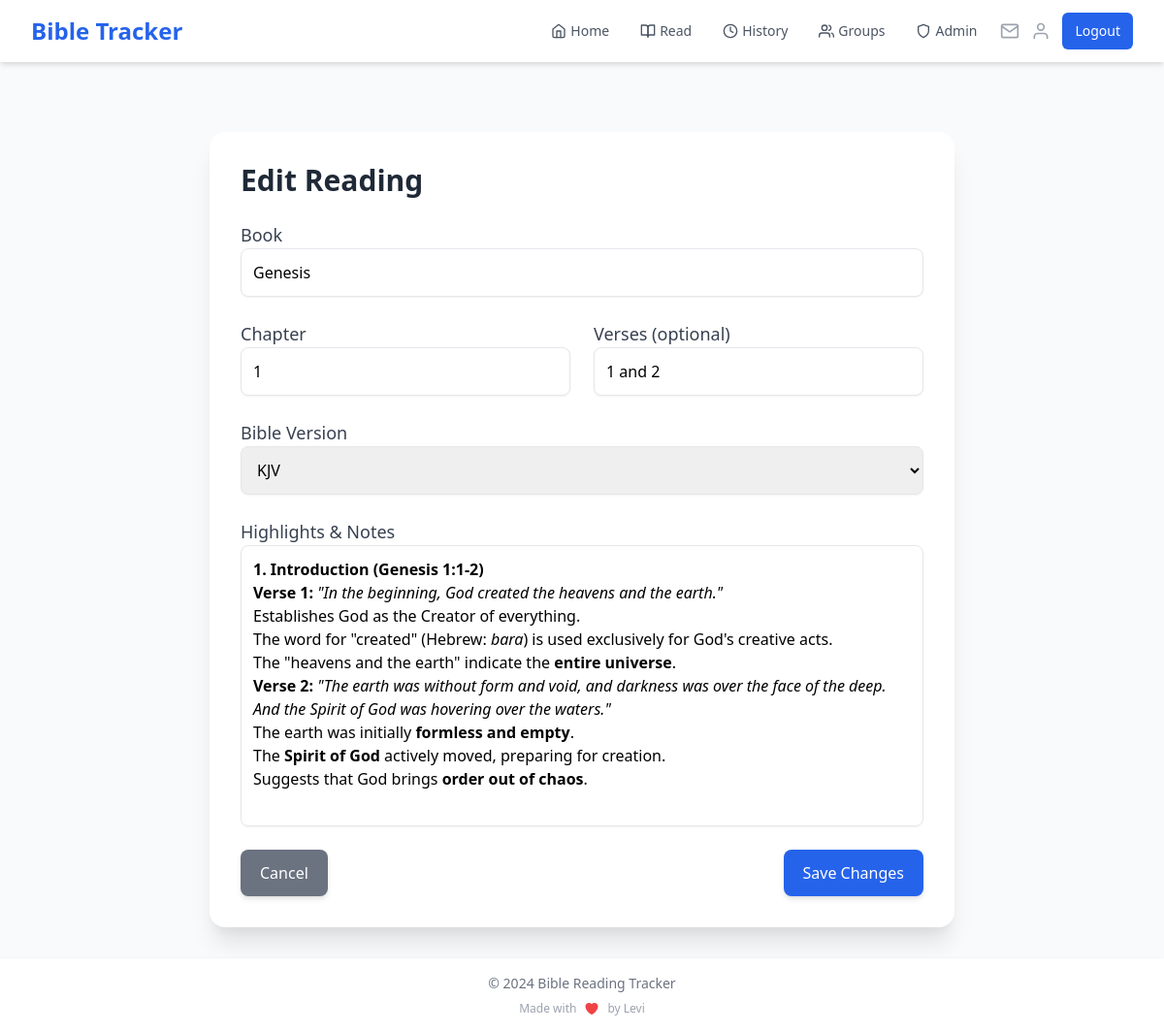
/edit_reading/1 (signed in), run on an earlier commit of the app's database.
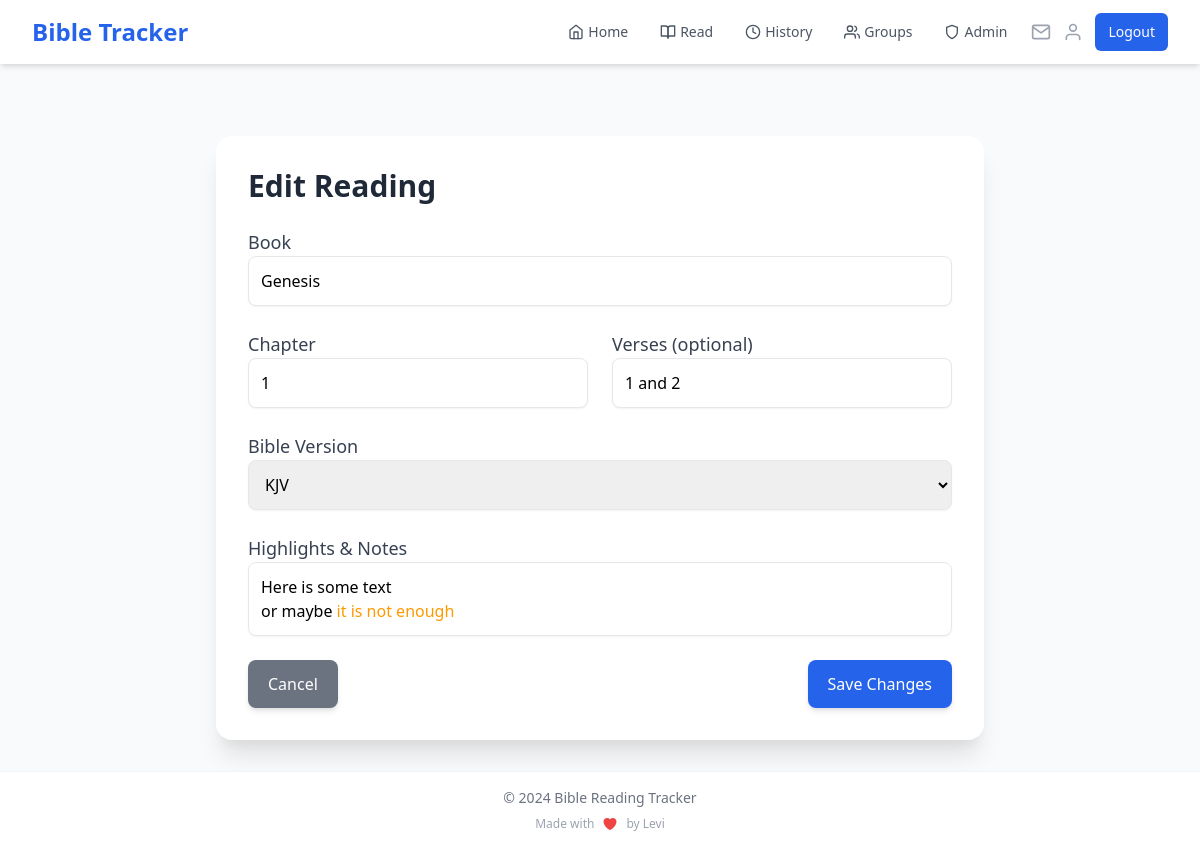
And on a later commit of the database.
### app.py (models this page shows)
class Reading(db.Model):
    __table_args__ = (
        db.Index('idx_user_date', 'user_id', 'date'),
    )
    id = db.Column(db.Integer, primary_key=True)
    user_id = db.Column(db.Integer, db.ForeignKey('user.id'), nullable=False)
    book = db.Column(db.String(50), nullable=False)
    chapter = db.Column(db.Integer, nullable=False)
    verses = db.Column(db.String(200))
    highlights = db.Column(db.Text)
    date = db.Column(db.DateTime, default=datetime.utcnow, index=True)
    bible_version = db.Column(db.String(10), default='KJV')

### app.py (the view, shortened to what this page needs)
@app.route('/edit_reading/<int:reading_id>', methods=['GET', 'POST'])
@login_required
def edit_reading(reading_id):
    reading = Reading.query.filter_by(id=reading_id, user_id=current_user.id).first_or_404()
    return render_template('edit_reading.html', reading=reading, bible_versions=BIBLE_VERSIONS.keys())

### app.py (called while the page is built)
@login_manager.user_loader
def load_user(user_id):
    if 'user_id' in session:
        return User.query.get(int(session['user_id']))
    return None

@app.context_processor
def inject_user_name():
    if current_user.is_authenticated:
        return dict(user_name=current_user.name)
    return dict(user_name='Guest')

@app.context_processor
def inject_invitation_count():
    if current_user.is_authenticated:
        invitation_count = GroupInvitation.query.filter(
            GroupInvitation.email == current_user.email,
            GroupInvitation.used == False,
            GroupInvitation.expires_at > datetime.utcnow()
        ).count()
        return dict(invitation_count=invitation_count)
    return dict(invitation_count=0)

### templates/edit_reading.html (shortened to what this page needs)
{% extends 'base.html' %}
{% block content %}
<div class="max-w-3xl mx-auto mt-10 p-8 bg-white shadow-xl rounded-2xl">
    <h2 class="text-3xl font-semibold text-gray-800 mb-6">Edit Reading</h2>
    <form method="POST" action="{{ url_for('edit_reading', reading_id=reading.id) }}">
        <div class="mb-6">
            <label for="book" class="block text-lg font-medium text-gray-700">Book</label>
            <input type="text" id="book" name="book" class="w-full p-3 border rounded-lg shadow-sm focus:ring-blue-500 focus:border-blue-500" value="{{ reading.book }}" required>
        </div>
        <div class="grid grid-cols-2 gap-6 mb-6">
            <div>
                <label for="chapter" class="block text-lg font-medium text-gray-700">Chapter</label>
                <input type="number" id="chapter" name="chapter" class="w-full p-3 border rounded-lg shadow-sm focus:ring-blue-500 focus:border-blue-500" value="{{ reading.chapter }}" required min="1">
            </div>
            <div>
                <label for="verses" class="block text-lg font-medium text-gray-700">Verses (optional)</label>
                <input type="text" id="verses" name="verses" class="w-full p-3 border rounded-lg shadow-sm focus:ring-blue-500 focus:border-blue-500" value="{{ reading.verses }}" placeholder="e.g., 1-10, 15, 20-25">
            </div>
        </div>
        <div class="mb-6">
            <label for="bible_version" class="block text-lg font-medium text-gray-700">Bible Version</label>
            <select id="bible_version" name="bible_version" class="w-full p-3 border rounded-lg shadow-sm focus:ring-blue-500 focus:border-blue-500">
                {% for version in bible_versions %}
                    <option value="{{ version }}" {% if version == reading.bible_version %}selected{% endif %}>{{ version }}</option>
                {% endfor %}
            </select>
        </div>
        <div class="mb-6">
            <label for="highlights" class="block text-lg font-medium text-gray-700">Highlights & Notes</label>
            <div id="editor" class="border p-3 rounded-lg shadow-sm min-h-[200px]">{{ reading.highlights|safe }}</div>
        </div>
        <div class="flex justify-between mt-6">
            <a href="{{ url_for('history', type='personal') }}" class="px-5 py-3 bg-gray-500 text-white rounded-lg shadow-md hover:bg-gray-600 transition">Cancel</a>
            <button type="submit" class="px-5 py-3 bg-blue-600 text-white rounded-lg shadow-md hover:bg-blue-700 transition">Save Changes</button>
        </div>
    </form>
</div>
<link href="https://cdn.quilljs.com/1.3.6/quill.snow.css" rel="stylesheet">
{% endblock %}

What changed in the data, as far as the page shows it:
changed Reading "Genesis": highlights "1. Introduction (Genesis 1:1-2) Verse 1: \"In the beginning, God created the heavens and the earth.\" Establishes God as the Creator of everything. The word for \"created\" (Hebrew: bara ) is used exclusively for God's creative acts. The \"heavens and the earth\" indicate the entire universe . Verse 2: \"The earth was without form and void, and darkness was over the face of the deep. And the Spirit of God was hovering over the waters.\" The earth was initially formless and empty . The Spirit of God actively moved, preparing for creation. Suggests that God brings order out of chaos ." → "Here is some text or maybe it is not enough"
